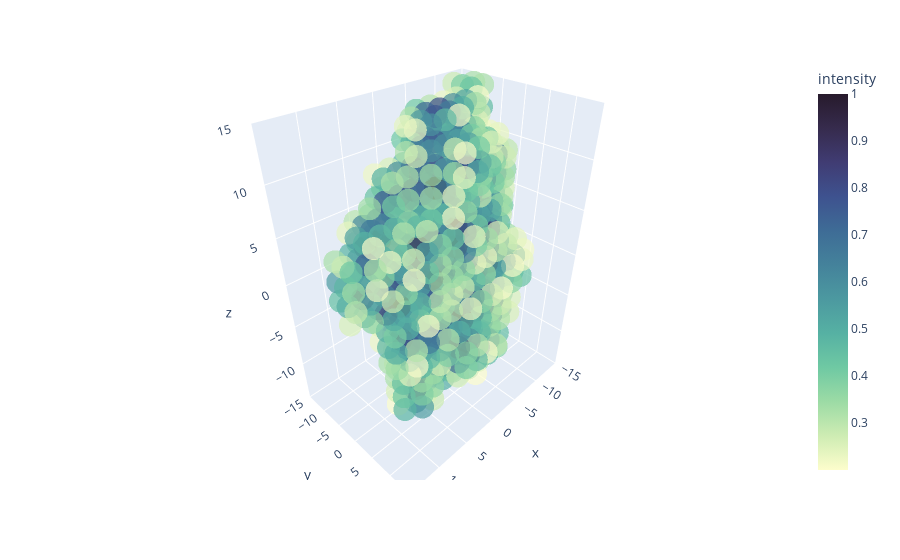

This figure's notebook cell:
### Code cell
field_dict_20 = make_fields(myprotein_dict, channels = ['partialcharge'], bin_size=2.0,num_bins=30)
plottable=plot_field_test(field_dict_20['partialcharge'],num_bins=30, show=False)
plottable.show()

### Figure 1 — Plotly figure (JSON) as saved in the notebook; plotly's stock layout.template omitted (floating-point values rounded to 4 significant figures; data arrays with more than 128 entries replaced by an {"elided": "..."} marker saying what was removed)
{"data": [{"hovertemplate": "x=%{x}<br>y=%{y}<br>z=%{z}<br>intensity=%{marker.color}<extra></extra>", "legendgroup": "", "marker": {"color": {"elided": "800 float values"}, "coloraxis": "coloraxis", "opacity": 0.7, "symbol": "circle"}, "mode": "markers", "name": "", "scene": "scene", "showlegend": false, "type": "scatter3d", "x": {"elided": "800 int values"}, "y": {"elided": "800 int values"}, "z": {"elided": "800 int values"}}], "layout": {"coloraxis": {"colorbar": {"title": {"text": "intensity"}}, "colorscale": [[0, "rgb(253, 253, 204)"], [0.09091, "rgb(206, 236, 179)"], [0.1818, "rgb(156, 219, 165)"], [0.2727, "rgb(111, 201, 163)"], [0.3636, "rgb(86, 177, 163)"], [0.4545, "rgb(76, 153, 160)"], [0.5455, "rgb(68, 130, 155)"], [0.6364, "rgb(62, 108, 150)"], [0.7273, "rgb(62, 82, 143)"], [0.8182, "rgb(64, 60, 115)"], [0.9091, "rgb(54, 43, 77)"], [1, "rgb(39, 26, 44)"]]}, "legend": {"tracegroupgap": 0}, "margin": {"t": 60}, "scene": {"domain": {"x": [0, 1], "y": [0, 1]}, "xaxis": {"range": [-15, 15], "title": {"text": "x"}}, "yaxis": {"range": [-15, 15], "title": {"text": "y"}}, "zaxis": {"range": [-15, 15], "title": {"text": "z"}}}, "title": {"text": ""}}}
